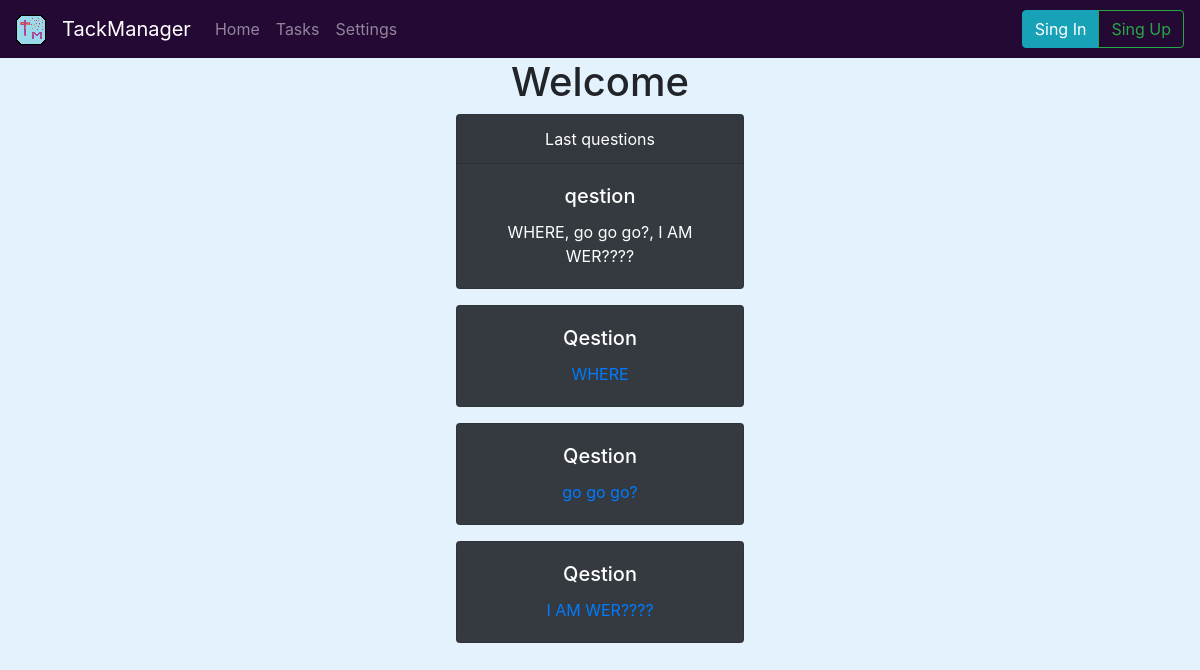
Before: / with the older database file.
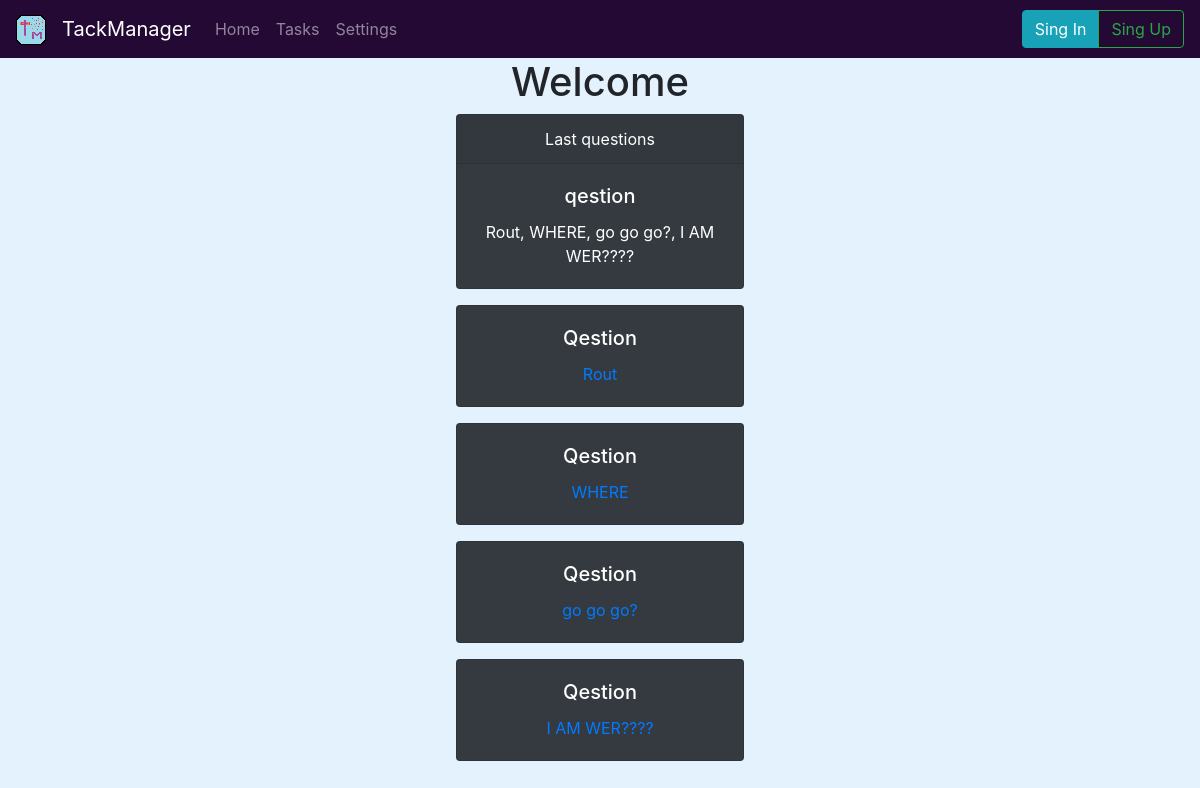
After: the same page with the newer database file.
### body/models.py (models this page shows, shortened)
class Question(models.Model):
    question_text = models.CharField(max_length=200)
    pub_date = models.DateTimeField('date published')
    def __str__(self):
        return self.question_text

### body/views.py (the view)
# urls.py: path('', views.main_page),
def main_page(request):
    latest_question_list = Question.objects.order_by('-pub_date')[:5]
    output = ', '.join([q.question_text for q in latest_question_list])
    data = {"header": "Last questions", "message": output}
    print(output)
    latest_question_list = Question.objects.order_by('-pub_date')[:5]
    template = loader.get_template('body/main_page.html')
    context = {
        'latest_question_list': latest_question_list,
        'header': 'Last questions',
        'message': output,
    }
    print(latest_question_list)
    return HttpResponse(template.render(context, request))

### body/templates/body/main_page.html (shortened to what this page needs)
{% extends 'body/base.html' %}
{% block content %}
    <div align="center">
        <h1>Welcome</h1>
        <div class="card text-white bg-dark mb-3" style="max-width: 18rem;">
	        <div class="card-header">{{ header }}</div>
	            <div class="card-body">
	                <h5 class="card-title">{{ title }} qestion</h5>
	                <p class="card-text">{{ message }}</p>
                </div>
        </div>
        	{% if latest_question_list %}
    			{% for question in latest_question_list %}
    				<div class="card text-white bg-dark mb-3" style="max-width: 18rem;">
	            		<div class="card-body">
	                		<h5 class="card-title">Qestion</h5>
	                		<p class="card-text"><a href="/qestions/{{ question.id }}/">{{ question.question_text }}</a></p>
                		</div>
        			</div>
	   		 	{% endfor %}
			{% else %}
	    		<p>No polls are available.</p>
			{% endif %}
    	</div>
{% endblock %}

### body/templates/body/base.html (shortened to what this page needs)
{% load static %}
<!DOCTYPE html>
<html lang="ru">
<head>
    <link rel="stylesheet" href="//maxcdn.bootstrapcdn.com/bootstrap/4.2.1/css/bootstrap.min.css">
    <link rel="stylesheet" href="//maxcdn.bootstrapcdn.com/bootstrap/4.2.1/css/bootstrap-theme.min.css">
</head>
<body style="background-color: #e3f2fd;">
<nav class="navbar navbar-expand-lg navbar-dark" style="background-color: #240935;">
    <a class="navbar-brand" href="http://127.0.0.1:8000/">
        <img src="/media/icon.png" width="30" height="30" alt="">
    </a>
    <a class="navbar-brand" href="http://127.0.0.1:8000/">TackManager</a>
    <div class="collapse navbar-collapse" id="navbarNav">
        <ul class="navbar-nav">
            {% block navbar %}
                <li class="nav-item">
                    <a class="nav-link" href="http://127.0.0.1:8000/home/">Home</a>
                </li>
                <li class="nav-item">
                    <a class="nav-link" href="http://127.0.0.1:8000/tasks">Tasks</a>
                </li>
                <li class="nav-item">
                    <a class="nav-link" href="http://127.0.0.1:8000/settings">Settings</a>
                </li>
            {% endblock %}
        </ul>
    </div>
    <form class="form-inline">
        <div class="btn-group" role="group">
            <button type="button" class="btn btn-info" onclick="location.href = 'http://127.0.0.1:8000/sing_in/'"> Sing
                In
            </button>
            <button type="button" class="btn btn-outline-success"
                    onclick="location.href = 'http://127.0.0.1:8000/sing_up/'">Sing Up
            </button>
        </div>
    </form>
</nav>
{% block content %}
{% endblock %}
</body>
</html>

Changed rows visible on the page:
added Question: question_text "Rout"
Other visible differences:
{{ message }}: "WHERE, go go go?, I AM WER????" → "Rout, WHERE, go go go?, I AM WER????"
